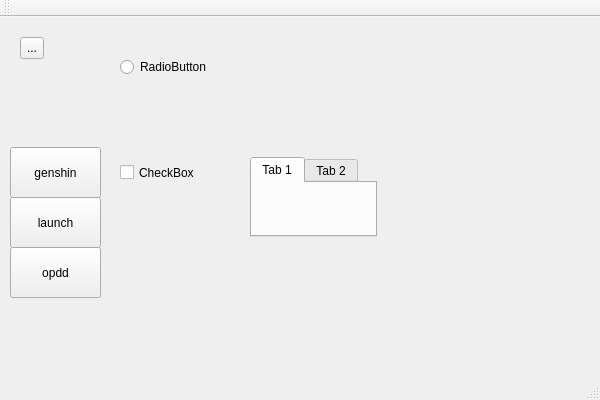
<?xml version="1.0" encoding="UTF-8"?>
<ui version="4.0">
 <class>QTstudentClass</class>
 <widget class="QMainWindow" name="QTstudentClass">
  <property name="geometry">
   <rect>
    <x>0</x>
    <y>0</y>
    <width>600</width>
    <height>400</height>
   </rect>
  </property>
  <property name="windowTitle">
   <string>QTstudent</string>
  </property>
  <widget class="QWidget" name="centralWidget">
   <widget class="QPushButton" name="genshin">
    <property name="geometry">
     <rect>
      <x>10</x>
      <y>130</y>
      <width>91</width>
      <height>51</height>
     </rect>
    </property>
    <property name="text">
     <string>genshin</string>
    </property>
   </widget>
   <widget class="QToolButton" name="toolButton">
    <property name="geometry">
     <rect>
      <x>20</x>
      <y>20</y>
      <width>24</width>
      <height>22</height>
     </rect>
    </property>
    <property name="text">
     <string>...</string>
    </property>
   </widget>
   <widget class="QRadioButton" name="radioButton">
    <property name="geometry">
     <rect>
      <x>120</x>
      <y>40</y>
      <width>98</width>
      <height>20</height>
     </rect>
    </property>
    <property name="text">
     <string>RadioButton</string>
    </property>
   </widget>
   <widget class="QCheckBox" name="checkBox">
    <property name="geometry">
     <rect>
      <x>120</x>
      <y>140</y>
      <width>111</width>
      <height>31</height>
     </rect>
    </property>
    <property name="text">
     <string>CheckBox</string>
    </property>
   </widget>
   <widget class="QPushButton" name="pushButton_2">
    <property name="geometry">
     <rect>
      <x>10</x>
      <y>180</y>
      <width>91</width>
      <height>51</height>
     </rect>
    </property>
    <property name="text">
     <string>launch</string>
    </property>
   </widget>
   <widget class="QPushButton" name="pushButton_3">
    <property name="geometry">
     <rect>
      <x>10</x>
      <y>230</y>
      <width>91</width>
      <height>51</height>
     </rect>
    </property>
    <property name="text">
     <string>opdd</string>
    </property>
   </widget>
   <widget class="QTabWidget" name="tabWidget">
    <property name="geometry">
     <rect>
      <x>250</x>
      <y>140</y>
      <width>127</width>
      <height>80</height>
     </rect>
    </property>
    <widget class="QWidget" name="tab">
     <attribute name="title">
      <string>Tab 1</string>
     </attribute>
    </widget>
    <widget class="QWidget" name="tab_2">
     <attribute name="title">
      <string>Tab 2</string>
     </attribute>
    </widget>
   </widget>
  </widget>
  <widget class="QMenuBar" name="menuBar">
   <property name="geometry">
    <rect>
     <x>0</x>
     <y>0</y>
     <width>600</width>
     <height>33</height>
    </rect>
   </property>
  </widget>
  <widget class="QToolBar" name="mainToolBar">
   <attribute name="toolBarArea">
    <enum>TopToolBarArea</enum>
   </attribute>
   <attribute name="toolBarBreak">
    <bool>false</bool>
   </attribute>
  </widget>
  <widget class="QStatusBar" name="statusBar"/>
 </widget>
 <layoutdefault spacing="6" margin="11"/>
 <resources>
  <include location="QTstudent.qrc"/>
 </resources>
 <connections/>
</ui>
